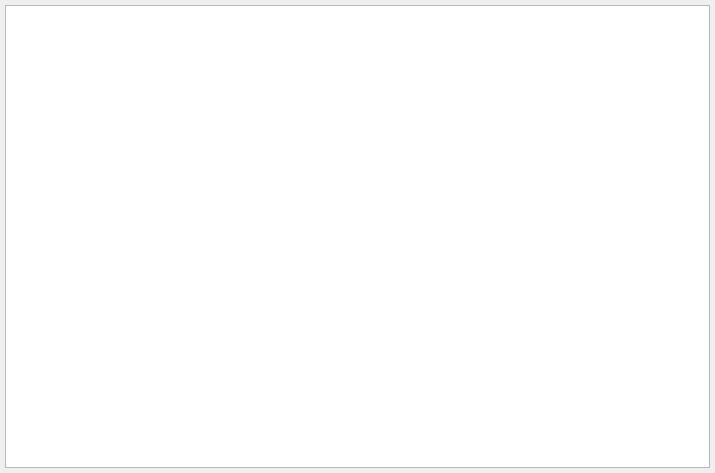
<?xml version="1.0" encoding="UTF-8"?>
<ui version="4.0">
 <class>NegativeBalanceReportPanel</class>
 <widget class="QWidget" name="NegativeBalanceReportPanel">
  <property name="geometry">
   <rect>
    <x>0</x>
    <y>0</y>
    <width>715</width>
    <height>473</height>
   </rect>
  </property>
  <property name="windowTitle">
   <string>Form</string>
  </property>
  <layout class="QVBoxLayout" name="verticalLayout">
   <property name="leftMargin">
    <number>5</number>
   </property>
   <property name="topMargin">
    <number>5</number>
   </property>
   <property name="rightMargin">
    <number>5</number>
   </property>
   <property name="bottomMargin">
    <number>5</number>
   </property>
   <item>
    <widget class="QTableView" name="tableReport">
     <property name="editTriggers">
      <set>QAbstractItemView::NoEditTriggers</set>
     </property>
     <property name="showDropIndicator" stdset="0">
      <bool>false</bool>
     </property>
     <property name="dragDropOverwriteMode">
      <bool>false</bool>
     </property>
     <property name="alternatingRowColors">
      <bool>true</bool>
     </property>
     <property name="selectionMode">
      <enum>QAbstractItemView::NoSelection</enum>
     </property>
     <property name="selectionBehavior">
      <enum>QAbstractItemView::SelectRows</enum>
     </property>
     <attribute name="horizontalHeaderCascadingSectionResizes">
      <bool>true</bool>
     </attribute>
     <attribute name="horizontalHeaderStretchLastSection">
      <bool>true</bool>
     </attribute>
    </widget>
   </item>
  </layout>
 </widget>
 <resources/>
 <connections/>
</ui>
